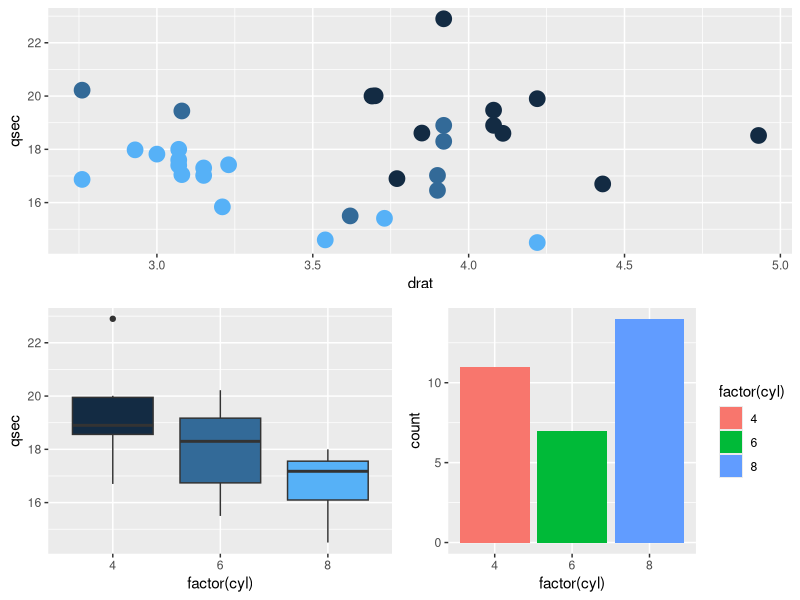
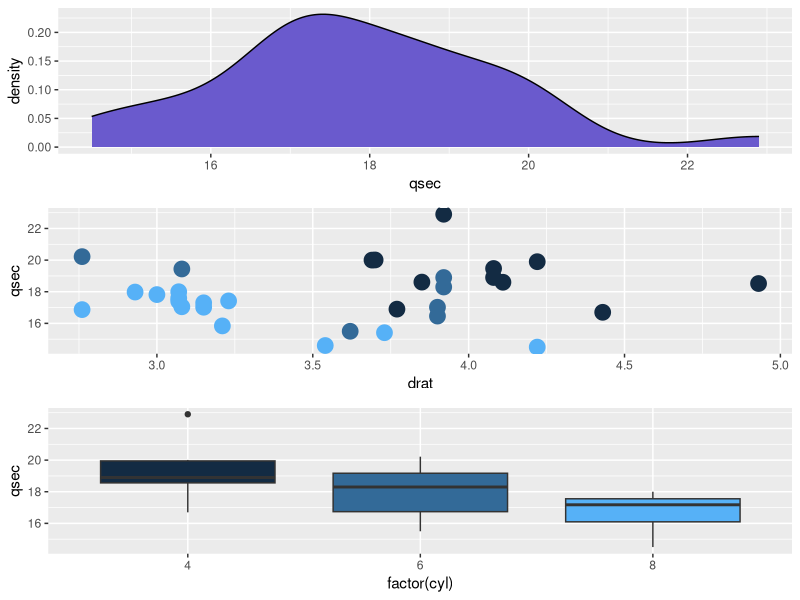
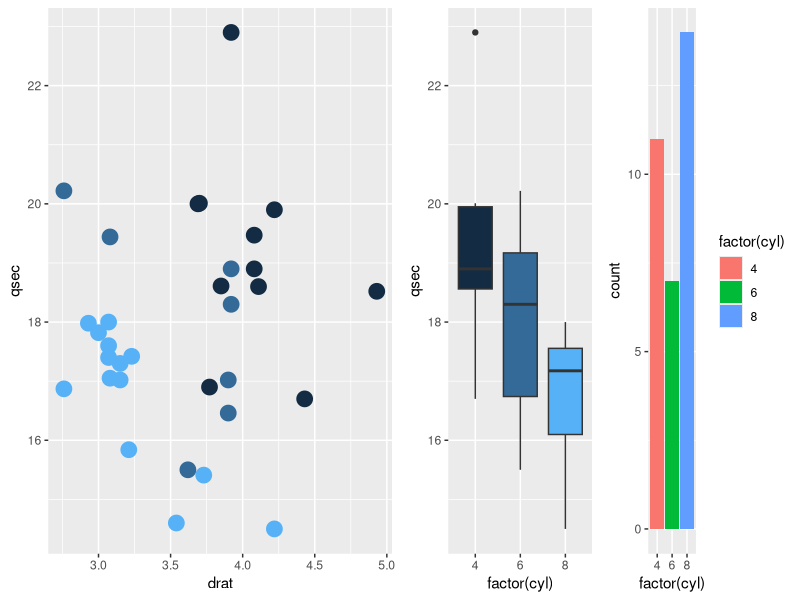
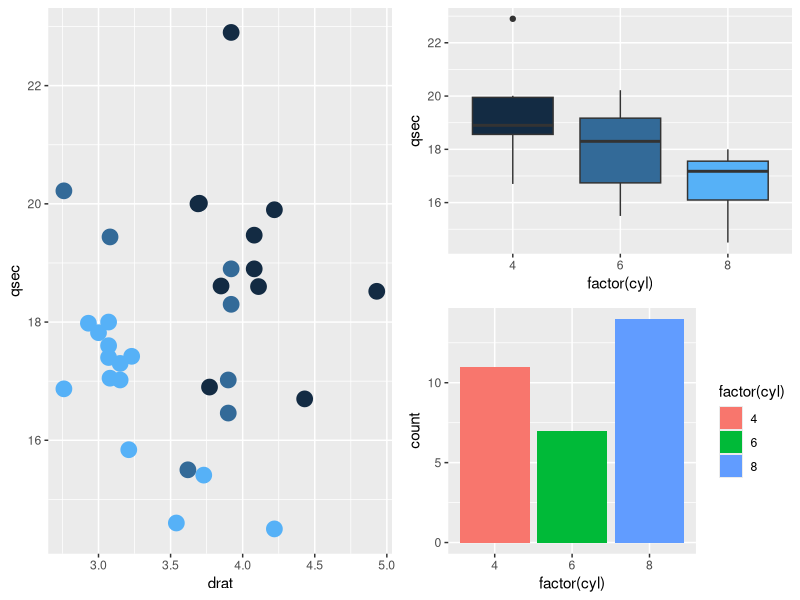

Reproduce these figures in R, in order. (Note: this script raises an error after producing the figures.)
## ---- chunk 1
knitr::opts_chunk$set( warning=FALSE, message=FALSE)
## ---- chunk 2
# libraries
library(ggplot2)
library(gridExtra)
 
# Make 3 simple graphics:
g1 <- ggplot(mtcars, aes(x=qsec)) + geom_density(fill="slateblue")
g2 <- ggplot(mtcars, aes(x=drat, y=qsec, color=cyl)) + geom_point(size=5) + theme(legend.position="none")
g3 <- ggplot(mtcars, aes(x=factor(cyl), y=qsec, fill=cyl)) + geom_boxplot() + theme(legend.position="none")
g4 <- ggplot(mtcars , aes(x=factor(cyl), fill=factor(cyl))) +  geom_bar()
 
# Plots
grid.arrange(g2, arrangeGrob(g3, g4, ncol=2), nrow = 2)
## ---- chunk 3

grid.arrange(g1, g2, g3, nrow = 3)

## ---- chunk 4

grid.arrange(g2, arrangeGrob(g3, g4, ncol=2), nrow = 1)


## ---- chunk 5
grid.arrange(g2, arrangeGrob(g3, g4, nrow=2), nrow = 1)
## ---- chunk 6
htmltools::includeHTML("htmlChunkRelatedCorrelation.html")
